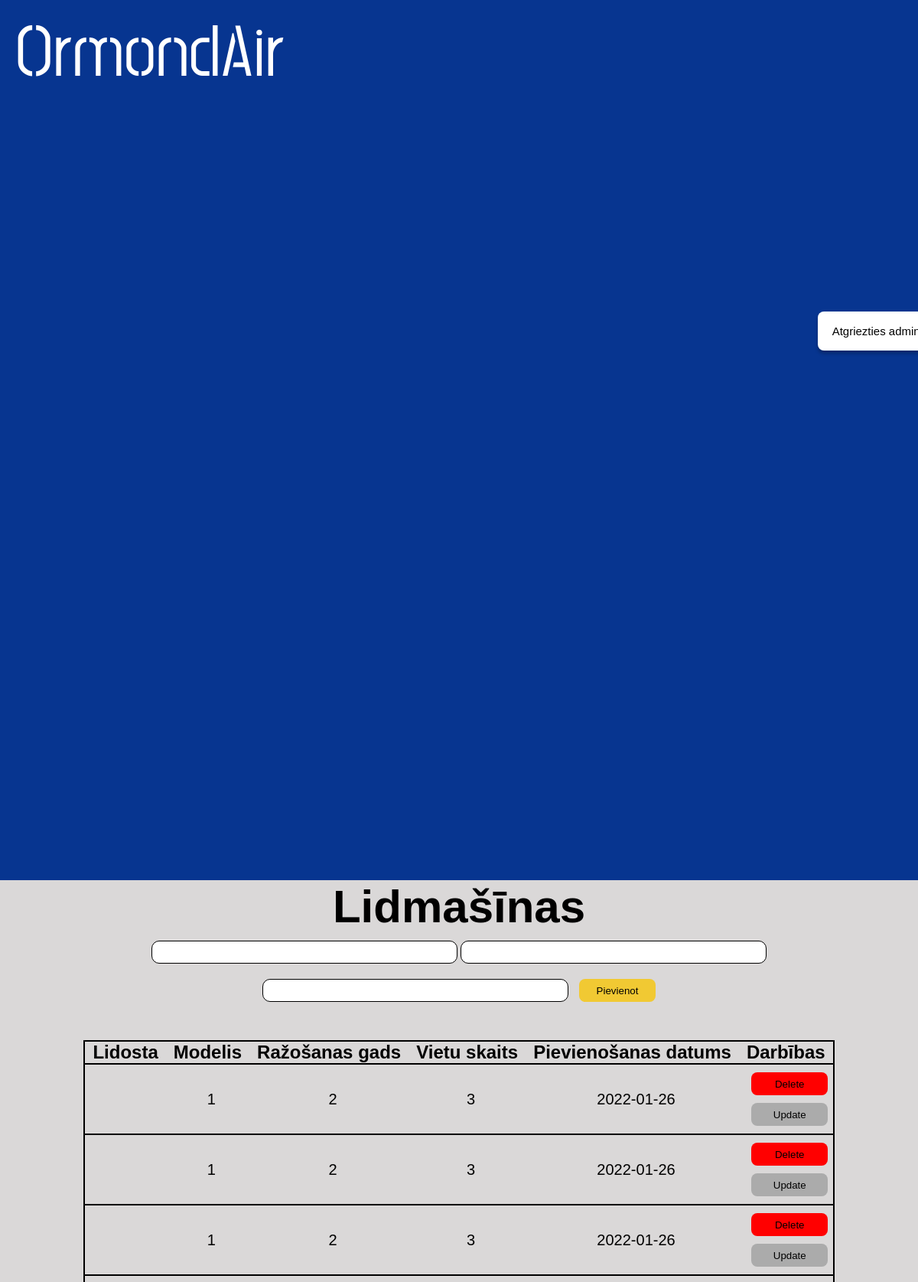
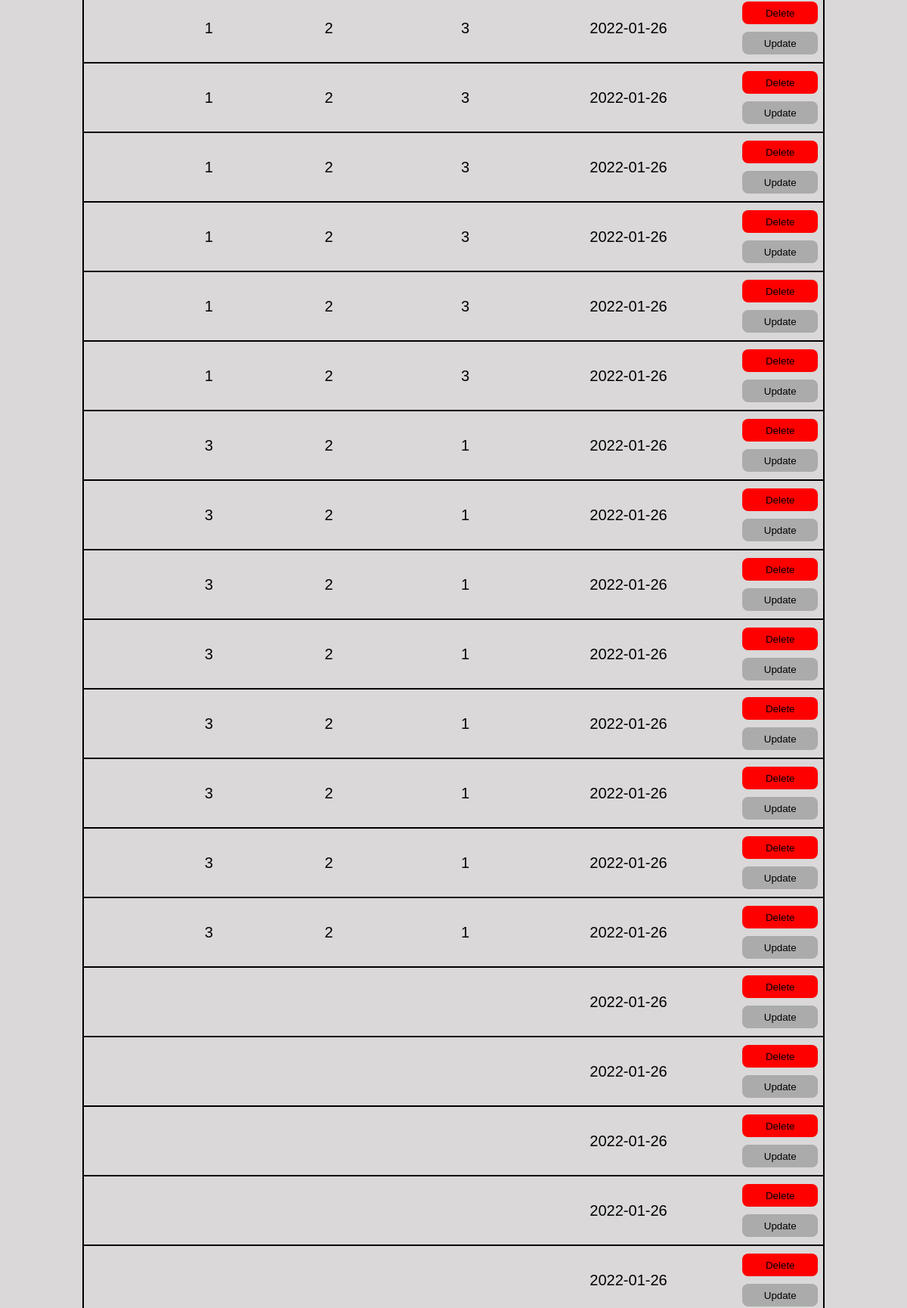
The page /admin/lidmasinas (upper part) on the database its author committed (2 pictures, top to bottom).
### main.py (models this page shows, shortened)
class Lidmasina(db.Model):
    id = db.Column(db.Integer, primary_key=True)
    modelis = db.Column(db.String(200), nullable=False)
    razosanas_gads = db.Column(db.String(3), nullable=False)
    vietu_skaits = db.Column(db.String(200), nullable=False)
    date_created = db.Column(db.DateTime, default=datetime.utcnow)

### main.py (the view)
@app.route('/admin/lidmasinas', methods=['POST', 'GET'])
def lidmasina():
    if request.method == 'POST':
        new_lidmasina = Lidmasina(
            modelis=request.form['modelis'], razosanas_gads=request.form['razosanas_gads'], vietu_skaits=request.form['vietu_skaits'])
        db.session.add(new_lidmasina)
        db.session.commit()
    return render_template('adminlidmasinas.html', tasks=Lidmasina.query.all())

### templates/adminlidmasinas.html (shortened to what this page needs)
<!DOCTYPE html>
<html lang="en">
  <head>
    <link href="/static/css/stylesheet.css" rel="stylesheet" />
  </head>
  <body>
    <div id = "augsejaisBaneris">
      <a href = "/">
        <h1 id="homePage">OrmondAir</h1>
      </a>
      <a href = "/admin">
        <button id="atgriezties_admin">Atgriezties admin</button>
      </a>
    </div>
    <div id="apaksejaisBaneris">
      <div class = "task">
      <h1 id = "virsraksts">Lidmašīnas</h1>
      {% if tasks|length < 1 %}
      <h4 id = "apaksraksts">Nav pievienota neviena lidmašīna! </h4>
      {% else %}
      <form action="/admin/lidmasinas" method="POST" id = "form">
        <dropdown>
        <input class = "input" type="text" name="modelis" id="modelis" maxlength="50">
        <input class = "input" type="text" name="razosanas_gads" id="razosanas_gads" maxlength="3">
        <input class = "input" type="text" name="vietu_skaits" id="vietu_skaits" maxlength="3">
        <input type="submit" value="Pievienot" id="pievienot">
      </form>
      <table class = "tabula">
         <tr class = "tabula">
          <th class = "teksts">Lidosta</th>
          <th class = "teksts">Modelis</th>
          <th class = "teksts">Ražošanas gads</th>
          <th class = "teksts">Vietu skaits</th>
          <th class = "teksts">Pievienošanas datums</th>
          <th class = "teksts">Darbības</th>
        </tr>
        {% for task in tasks %}
          <tr class = "tabula">
            <td class = "dbteksts">{{ task.content }}</td>
            <td class = "dbteksts">{{ task.modelis }}</td>
            <td class = "dbteksts">{{ task.razosanas_gads }}</td>
            <td class = "dbteksts">{{ task.vietu_skaits }}</td>
            <td class = "dbteksts">{{ task.date_created.date() }}</td>
            <td>
              <a href="/delete_airport/{{task.id}}"><button id = dzest>Delete</button></a>
                <br>
              <a href="/update/{{task.id}}"><button id = labot>Update</button></a>
            </td>
          </tr>
        {% endfor %}
      </table>
      {% endif %}
    </div>
      </div>
  </body>
</html>

### static/css/stylesheet.css (style rules this page uses)
body { background: rgba(186, 182, 182, 0.53); }
* { margin: 0; padding: 0; box-sizing: border-box; text-decoration: none; }
#augsejaisBaneris { position: absolute; left: 0%; right: 0%; top: 0%; bottom: 84.28%; background: #073590; }
#homePage { position: absolute; left: 0%; font-family: Post No Bills Colombo Medium; font-size: 96px; display: flex; margin-left: 20px; color: #ffffff; user-select: none; }
#apaksejaisBaneris { position: absolute; top: 15.72%; right: 0px; left: 0px; }
#atgriezties_admin { position: absolute; width: 152px; height: 50.63px; left: 89.1%; top: 35.4%; background: #ffffff; border-radius: 8px; box-shadow: 0px 4px 4px rgba(0, 0, 0, 0.25); border-style: none; font-family: Arial, Helvetica, sans-serif; font-size: 15px; cursor: pointer; }
#pievienot { width: 100px; height: 30px; background: #f1c933; border-radius: 8px; outline: none; cursor: pointer; border: 1px solid transparent; margin-left: 10px; }
.teksts { font-family: Arial, Helvetica, sans-serif; font-size: 24px; color: #000000; padding-left: 10px; padding-right: 10px; }
.input { background: #ffffff; border: 1px solid #000000; box-sizing: border-box; border-radius: 10px; outline: none; padding-left: 20px; padding-right: 20px; width: 400px; height: 30px; margin-top: 10px; margin-bottom: 10px; }
#dzest { width: 100px; height: 30px; background: #ff0000; border-radius: 8px; outline: none; cursor: pointer; border: 1px solid transparent; margin-top: 10px; margin-left: 10px; }
#labot { width: 100px; height: 30px; background: #ababab; border-radius: 8px; outline: none; cursor: pointer; border: 1px solid transparent; margin-top: 10px; margin-left: 10px; margin-bottom: 10px; }
.dbteksts { text-align: center; font-family: Arial, Helvetica, sans-serif; font-size: 20px; color: #000000; padding-left: 10px; }
#virsraksts { text-align: center; font-family: Arial, Helvetica, sans-serif; font-size: 60px; color: #000000; }
.tabula { border-collapse: collapse; border: solid 2px #000000; margin-left: auto; margin-right: auto; margin-top: 40px; margin-bottom: 40px; }
#form { text-align: center; }

### rows shown on the page
Lidmasina: modelis "1", razosanas_gads "2", vietu_skaits "3", date_created "2022-01-26"
Lidmasina: modelis "1", razosanas_gads "2", vietu_skaits "3", date_created "2022-01-26"
Lidmasina: modelis "1", razosanas_gads "2", vietu_skaits "3", date_created "2022-01-26"
Lidmasina: modelis "1", razosanas_gads "2", vietu_skaits "3", date_created "2022-01-26"
Lidmasina: modelis "1", razosanas_gads "2", vietu_skaits "3", date_created "2022-01-26"
Lidmasina: modelis "1", razosanas_gads "2", vietu_skaits "3", date_created "2022-01-26"
Lidmasina: modelis "1", razosanas_gads "2", vietu_skaits "3", date_created "2022-01-26"
Lidmasina: modelis "1", razosanas_gads "2", vietu_skaits "3", date_created "2022-01-26"
Lidmasina: modelis "1", razosanas_gads "2", vietu_skaits "3", date_created "2022-01-26"
Lidmasina: modelis "3", razosanas_gads "2", vietu_skaits "1", date_created "2022-01-26"
Lidmasina: modelis "3", razosanas_gads "2", vietu_skaits "1", date_created "2022-01-26"
Lidmasina: modelis "3", razosanas_gads "2", vietu_skaits "1", date_created "2022-01-26"
Lidmasina: modelis "3", razosanas_gads "2", vietu_skaits "1", date_created "2022-01-26"
Lidmasina: modelis "3", razosanas_gads "2", vietu_skaits "1", date_created "2022-01-26"
Lidmasina: modelis "3", razosanas_gads "2", vietu_skaits "1", date_created "2022-01-26"
Lidmasina: modelis "3", razosanas_gads "2", vietu_skaits "1", date_created "2022-01-26"
Lidmasina: modelis "3", razosanas_gads "2", vietu_skaits "1", date_created "2022-01-26"
Lidmasina: date_created "2022-01-26"
Lidmasina: date_created "2022-01-26"
Lidmasina: date_created "2022-01-26"
Lidmasina: date_created "2022-01-26"
Lidmasina: date_created "2022-01-26"
